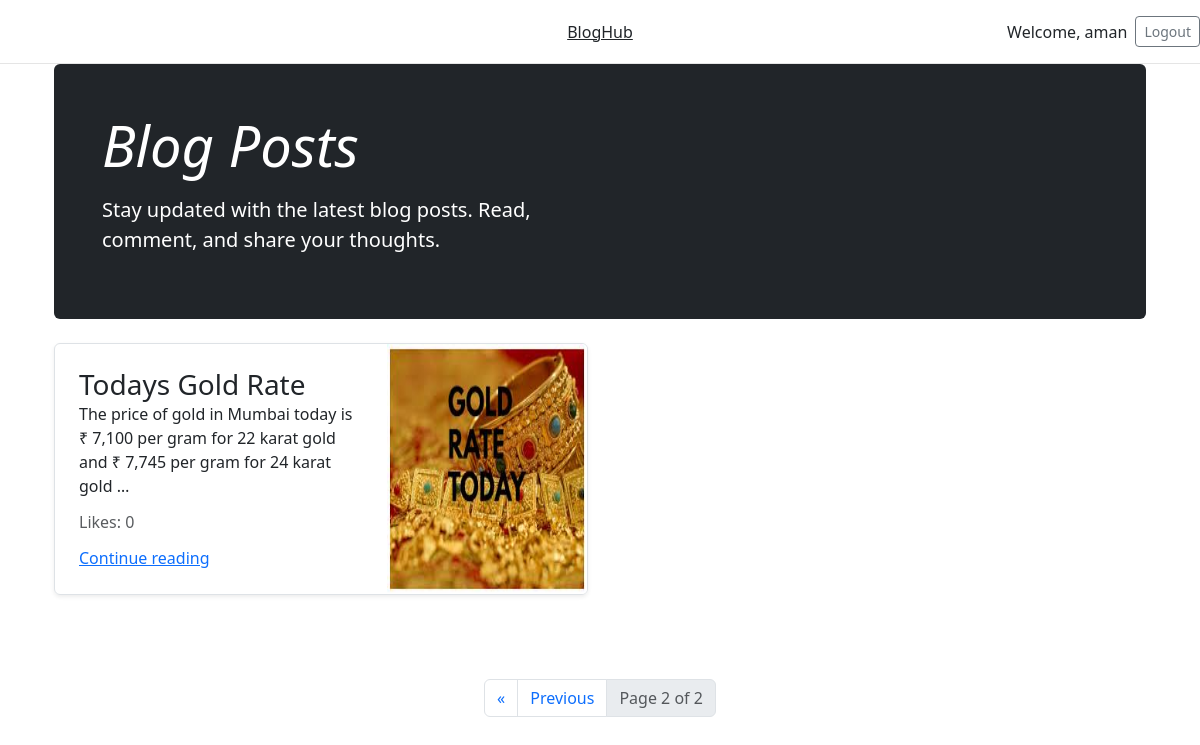
Screenshot of /blogs/?page=2 (signed in) with the database file from the repository.
### blog/models.py (models this page shows, shortened)
class Blog(models.Model):
    title = models.CharField(max_length=255, null=True, blank=True)
    content = models.TextField()
    slug = models.SlugField(unique=True, blank=True)
    image = models.ImageField(upload_to='blog_images/', blank=True, null=True)
    tags = models.CharField(max_length=100, blank=True, null=True)
    likes = models.ManyToManyField(User, related_name='liked_blogs', blank=True)
    def total_likes(self):
        return self.likes.count()

### blog/views.py (the view)
# urls.py: path('blogs/', views.blog_list, name='blog_list'),
@login_required
def blog_list(request):
    blogs = Blog.objects.exclude(slug__isnull=True).exclude(slug__exact='')  # Exclude blogs with empty slugs
    paginator = Paginator(blogs, 5)
    page_number = request.GET.get('page')
    page_obj = paginator.get_page(page_number)
    return render(request, 'blog_list.html', {'page_obj': page_obj})

### blog/templates/blog_list.html (shortened to what this page needs)
{% extends 'base.html' %}
{% load static %}
{% block content %}
<div class="container">
    <div class="p-3 p-md-5 mb-4 text-white rounded bg-dark">
        <div class="col-md-6 px-0">
            <h1 class="display-4 fst-italic">Blog Posts</h1>
            <p class="lead my-3">Stay updated with the latest blog posts. Read, comment, and share your thoughts.</p>
        </div>
    </div>
    <div class="row mb-2">
        {% for blog in page_obj %}
        <div class="col-md-6">
            <div class="row g-0 border rounded overflow-hidden flex-md-row mb-4 shadow-sm h-md-250 position-relative">
                <div class="col p-4 d-flex flex-column position-static">
                    <h3 class="mb-0">{{ blog.title }}</h3>
                    <p class="card-text mb-auto">{{ blog.content|truncatewords:25 }}</p>
                    <p class="mb-auto text-muted">Likes: {{ blog.total_likes }}</p>
                    <a href="{% url 'blog_detail' blog.slug %}" class="stretched-link">Continue reading</a>
                </div>
                <div class="col-auto d-none d-lg-block">
                    {% if blog.image %}
                    <img src="{{ blog.image.url }}" class="bd-placeholder-img" width="200" height="250" alt="{{ blog.title }}">
                    {% else %}
                    <img src="{% static 'images/default-blog.jpg' %}" class="bd-placeholder-img" width="200" height="250" alt="Default Image">
                    {% endif %}
                </div>
            </div>
        </div>
        {% empty %}
        <p>No blogs available.</p>
        {% endfor %}
    </div>
    <div class="pagination justify-content-center">
        <nav aria-label="Page navigation">
            <ul class="pagination">
                {% if page_obj.has_previous %}
                    <li class="page-item">
                        <a class="page-link" href="?page=1" aria-label="First">
                            <span aria-hidden="true">&laquo;</span>
                        </a>
                    </li>
                    <li class="page-item">
                        <a class="page-link" href="?page={{ page_obj.previous_page_number }}">Previous</a>
                    </li>
                {% endif %}
                <li class="page-item disabled">
                    <a class="page-link">Page {{ page_obj.number }} of {{ page_obj.paginator.num_pages }}</a>
                </li>
            </ul>
        </nav>
    </div>
</div>
{% endblock %}

### blog/templates/base.html (shortened to what this page needs)
{% load static %}
<!DOCTYPE html>
<html lang="en">
<head>
    <link href="https://cdn.jsdelivr.net/npm/bootstrap@5.3.0-alpha1/dist/css/bootstrap.min.css" rel="stylesheet">
</head>
<body>
<header class="blog-header py-3">
    <div class="row flex-nowrap justify-content-between align-items-center">
        <div class="col-4 pt-1">
        </div>
        <div class="col-4 text-center">
            <a class="blog-header-logo text-dark" href="#">BlogHub</a>
        </div>
        <div class="col-4 d-flex justify-content-end align-items-center">
            {% if user.is_authenticated %}
                <span class="me-2">Welcome, {{ user.username }}</span>
                <a class="btn btn-sm btn-outline-secondary" href="{% url 'logout-page' %}">Logout</a>
            {% else %}
                <a class="btn btn-sm btn-outline-secondary me-2" href="{% url 'login-page' %}">Login</a>
                <a class="btn btn-sm btn-outline-secondary" href="{% url 'register-page' %}">Sign up</a>
            {% endif %}
        </div>
    </div>
</header>
<div class="container">
    {% block content %}{% endblock %}
</div>
</body>
</html>

### blog/templates/base.html (style rules this page uses)
.blog-header { border-bottom: 1px solid #e5e5e5; }
.pagination { margin-top: 30px; }

### rows the page displays
Blog: title "Todays Gold Rate", content "The price of gold in Mumbai today is ₹ 7,100 per gram for 22 karat gold and ₹ 7,745 per gram for 24 karat gold …", total_likes "0", image (picture)

### other values shown
{{ user.username }} "aman"
{{ page_obj.number }} "2"
{{ page_obj.paginator.num_pages }} "2"
